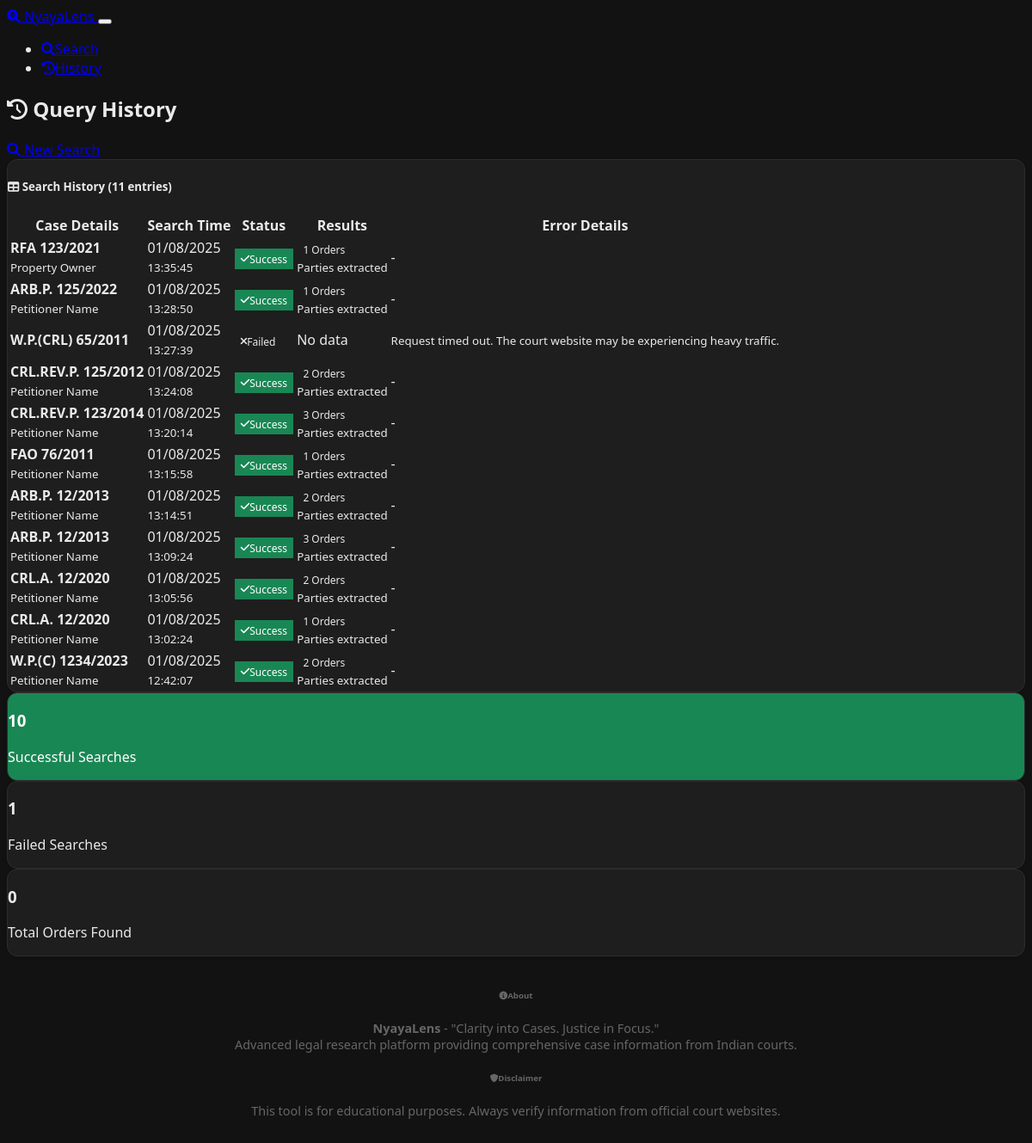
The page /query_history on the database its author committed.
### models.py (models this page shows, shortened)
class CaseQuery(db.Model):
    id = db.Column(db.Integer, primary_key=True)
    case_type = db.Column(db.String(100), nullable=False)
    case_number = db.Column(db.String(100), nullable=False)
    filing_year = db.Column(db.String(10), nullable=False)
    query_timestamp = db.Column(db.DateTime, default=datetime.utcnow)
    success = db.Column(db.Boolean, default=False)
    error_message = db.Column(db.Text)
    raw_response = db.Column(db.Text)
    parties_plaintiff = db.Column(db.Text)
    parties_defendant = db.Column(db.Text)
    filing_date = db.Column(db.String(50))
    next_hearing_date = db.Column(db.String(50))
    case_status = db.Column(db.String(200))

### routes.py (the view)
@app.route('/query_history')
def query_history():
    queries = CaseQuery.query.order_by(CaseQuery.query_timestamp.desc()).limit(50).all()
    return render_template('history.html', queries=queries)

### templates/history.html (shortened to what this page needs)
{% extends 'base.html' %}  {% block content %}
<div class="row">
  <div class="col-lg-10 mx-auto">
    <div class="d-flex justify-content-between align-items-center mb-4">
      <h2>
        <i class="fas fa-history text-primary me-2"></i>
        Query History
      </h2>
      <a href="{{ url_for('index') }}" class="btn btn-outline-primary">
        <i class="fas fa-search me-2"></i>
      </a>
    </div>
    {% if queries %}
    <div class="card">
      <div class="card-header">
        <h5 class="card-title mb-0">
          <i class="fas fa-table me-2"></i>
          Search History ({{ queries|length }} entries)
        </h5>
      </div>
      <div class="card-body">
        <div class="table-responsive">
          <table class="table table-hover">
            <thead>
              <tr>
                <th>Case Details</th>
                <th>Search Time</th>
                <th>Status</th>
                <th>Results</th>
                <th>Error Details</th>
              </tr>
            </thead>
            <tbody>
              {% for query in queries %}
              <tr>
                <td>
                  <strong
                    >{{ query.case_type }} {{ query.case_number }}/{{
                    query.filing_year }}</strong
                  >
                  {% if query.parties_plaintiff %}
                  <br /><small class="text-muted"
                    >{{ query.parties_plaintiff[:50] }}</small
                  >
                  {% endif %}
                </td>
                <td>
                  {{ query.query_timestamp.strftime('%d/%m/%Y') }}<br />
                  <small class="text-muted"
                    >{{ query.query_timestamp.strftime('%H:%M:%S') }}</small
                  >
                </td>
                <td>
                  {% if query.success %}
                  <span class="badge bg-success">
                    <i class="fas fa-check me-1"></i>Success
                  </span>
                  {% else %}
                  <span class="badge bg-danger">
                    <i class="fas fa-times me-1"></i>Failed
                  </span>
                  {% endif %}
                </td>
                <td>
                  {% if query.success %} {% if query.orders %}
                  <span class="badge bg-info"
                    >{{ query.orders|length }} Orders</span
                  >
                  {% else %}
                  <span class="text-muted">No orders found</span>
                  {% endif %} {% if query.parties_plaintiff or
                  query.parties_defendant %}
                  <br /><small class="text-success">Parties extracted</small>
                  {% endif %} {% else %}
                  <span class="text-muted">No data</span>
                  {% endif %}
                </td>
                <td>
                  {% if query.error_message %}
                  <small class="text-danger"
                    >{{ query.error_message[:100] }}</small
                  >
                  {% else %}
                  <span class="text-muted">-</span>
                  {% endif %}
                </td>
              </tr>
              {% endfor %}
            </tbody>
          </table>
        </div>
      </div>
    </div>
    <div class="row mt-4">
      <div class="col-md-4">
        <div class="card bg-success text-white">
          <div class="card-body text-center">
            <h3>{{ queries | selectattr('success') | list | length }}</h3>
            <p class="mb-0">Successful Searches</p>
          </div>
        </div>
      </div>
      <div class="col-md-4">
        <div class="card bg-danger text-white">
          <div class="card-body text-center">
            <h3>{{ queries | rejectattr('success') | list | length }}</h3>
            <p class="mb-0">Failed Searches</p>
          </div>
        </div>
      </div>
      <div class="col-md-4">
        <div class="card bg-info text-white">
          <div class="card-body text-center">
            <h3>
              {% set total_orders = 0 %}
              {% for query in queries %}
                {% set total_orders = total_orders + query.orders|length %}
              {% endfor %}
              {{ total_orders }}
            </h3>
            <p class="mb-0">Total Orders Found</p>
          </div>
        </div>
      </div>
    </div>
    {% endif %}
  </div>
</div>
{% endblock %}

### static/css/custom.css (style rules this page uses)
body { font-family: 'Segoe UI', sans-serif; background-color: #f9f9f9; color: #333; }
.card { border: 1px solid #dee2e6; border-radius: 12px; box-shadow: 0 1px 5px rgba(0, 0, 0, 0.05); transition: box-shadow 0.3s ease; }
.btn { border-radius: 6px; transition: all 0.3s ease-in-out; }
.badge { font-size: 0.75rem; padding: 0.3em 0.6em; }
.bg-success { background-color: #198754 !important; color: #fff !important; }
[data-bs-theme="dark"] body { background-color: #121212; color: #eaeaea; }
[data-bs-theme="dark"] .card { background-color: #1e1e1e; border-color: #2c2c2c; }
[data-bs-theme="dark"] .table { --bs-table-bg: #1e1e1e; }

### rows shown on the page
CaseQuery: case_type "RFA", case_number "123", filing_year "2021", parties_plaintiff "Property Owner", query_timestamp "01/08/2025", query_timestamp "13:35:45", success True (drawn), orders|length "1", shows "Parties extracted"
CaseQuery: case_type "ARB.P.", case_number "125", filing_year "2022", parties_plaintiff "Petitioner Name", query_timestamp "01/08/2025", query_timestamp "13:28:50", success True (drawn), orders|length "1", shows "Parties extracted"
CaseQuery: case_type "W.P.(CRL)", case_number "65", filing_year "2011", query_timestamp "01/08/2025", query_timestamp "13:27:39", success False (drawn), error_message "Request timed out. The court website may be experiencing heavy traffic."
CaseQuery: case_type "CRL.REV.P.", case_number "125", filing_year "2012", parties_plaintiff "Petitioner Name", query_timestamp "01/08/2025", query_timestamp "13:24:08", success True (drawn), orders|length "2", shows "Parties extracted"
CaseQuery: case_type "CRL.REV.P.", case_number "123", filing_year "2014", parties_plaintiff "Petitioner Name", query_timestamp "01/08/2025", query_timestamp "13:20:14", success True (drawn), orders|length "3", shows "Parties extracted"
CaseQuery: case_type "FAO", case_number "76", filing_year "2011", parties_plaintiff "Petitioner Name", query_timestamp "01/08/2025", query_timestamp "13:15:58", success True (drawn), orders|length "1", shows "Parties extracted"
CaseQuery: case_type "ARB.P.", case_number "12", filing_year "2013", parties_plaintiff "Petitioner Name", query_timestamp "01/08/2025", query_timestamp "13:14:51", success True (drawn), orders|length "2", shows "Parties extracted"
CaseQuery: case_type "ARB.P.", case_number "12", filing_year "2013", parties_plaintiff "Petitioner Name", query_timestamp "01/08/2025", query_timestamp "13:09:24", success True (drawn), orders|length "3", shows "Parties extracted"
CaseQuery: case_type "CRL.A.", case_number "12", filing_year "2020", parties_plaintiff "Petitioner Name", query_timestamp "01/08/2025", query_timestamp "13:05:56", success True (drawn), orders|length "2", shows "Parties extracted"
CaseQuery: case_type "CRL.A.", case_number "12", filing_year "2020", parties_plaintiff "Petitioner Name", query_timestamp "01/08/2025", query_timestamp "13:02:24", success True (drawn), orders|length "1", shows "Parties extracted"
CaseQuery: case_type "W.P.(C)", case_number "1234", filing_year "2023", parties_plaintiff "Petitioner Name", query_timestamp "01/08/2025", query_timestamp "12:42:07", success True (drawn), orders|length "2", shows "Parties extracted"

### other values the page prints
{{ queries|length }} "11"
{{ queries | selectattr('success') | list | length }} "10"
{{ queries | rejectattr('success') | list | length }} "1"
{{ total_orders }} "0"
